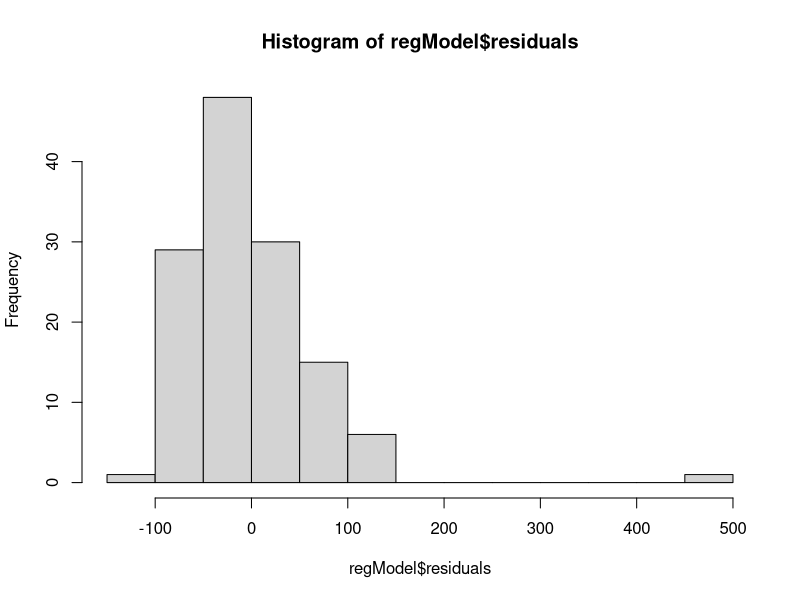
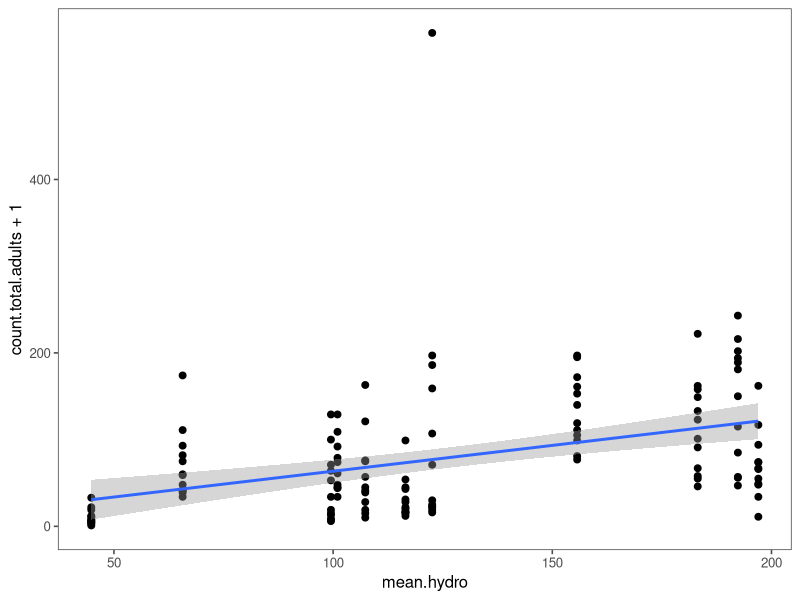
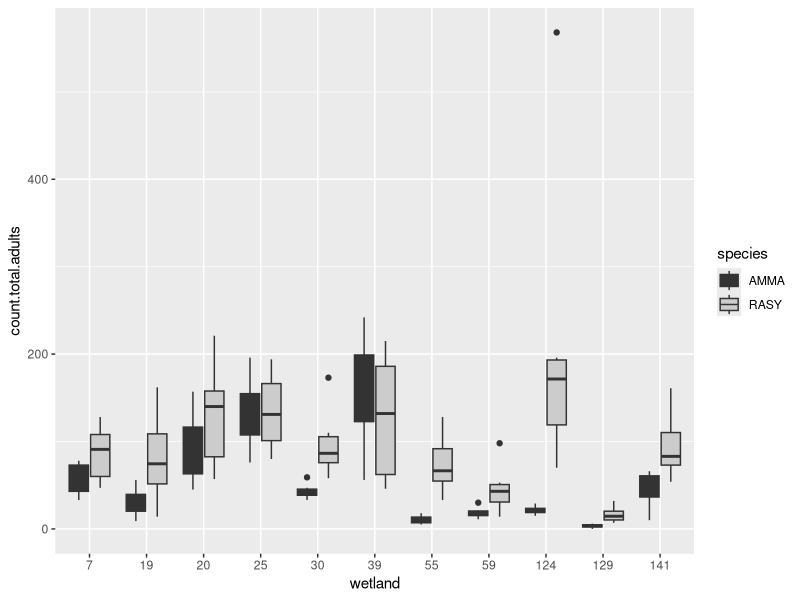
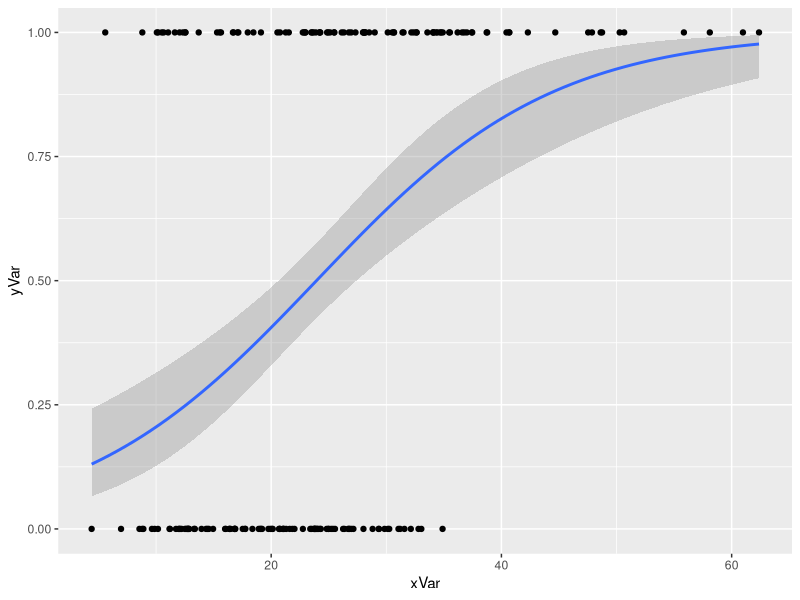
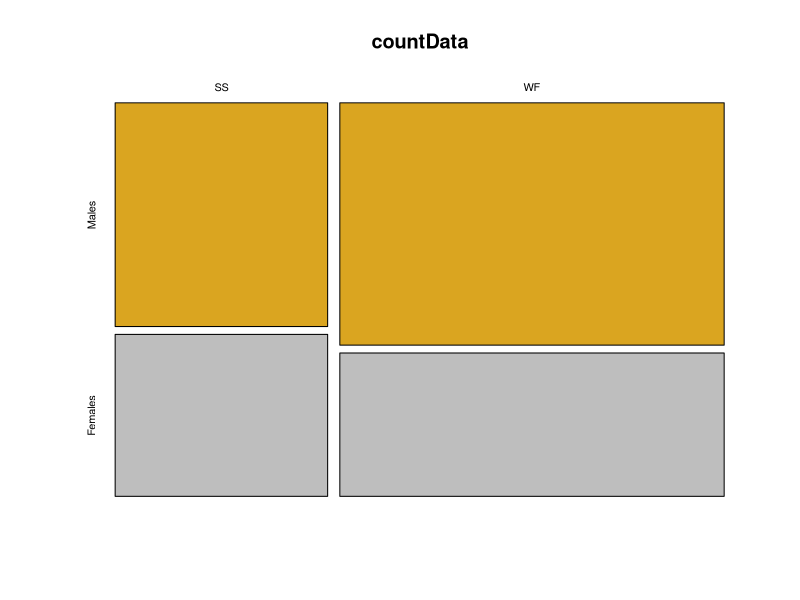
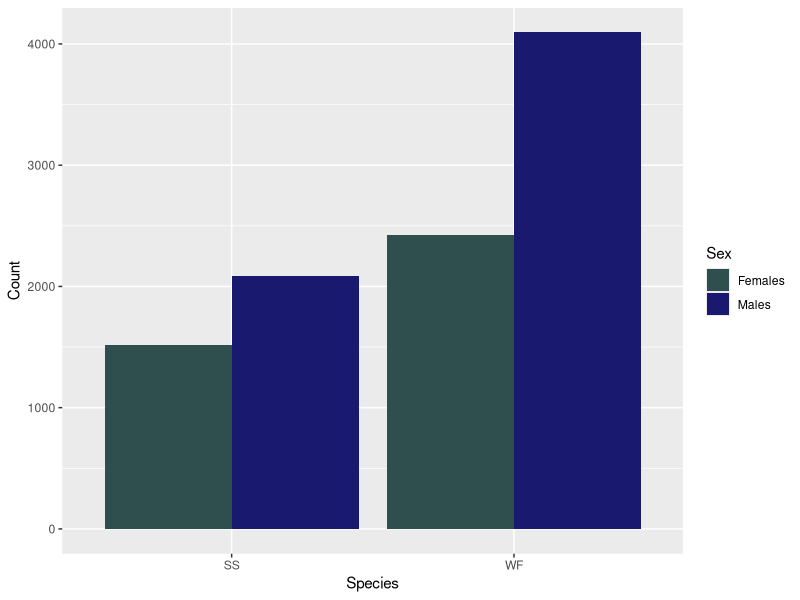
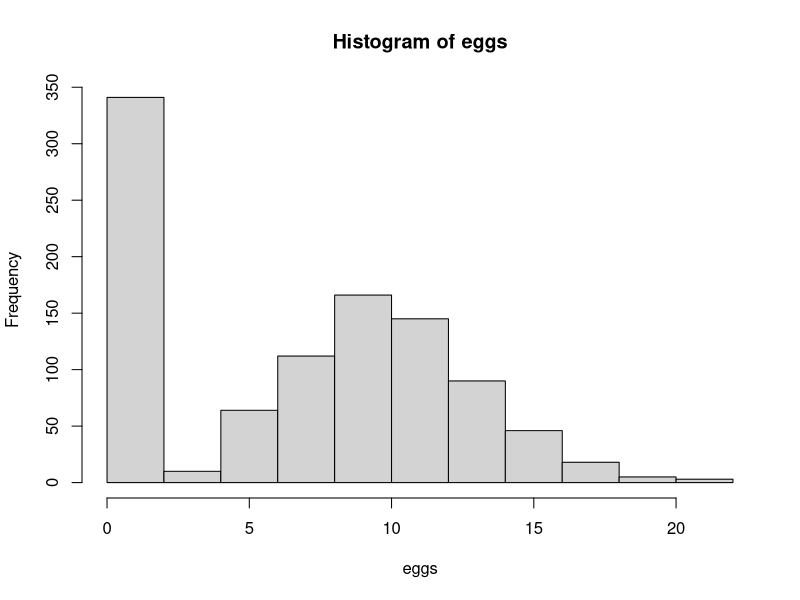

The R source for these figures, in order: (Note: this script raises an error after producing the figures.)
##### Analysis and Control
##### 30 January 2023
##### LVA

dryadData <- read.table(file = "Data/veysey-babbitt_data_amphibians.csv", header = TRUE, sep = ",")

## Set up libraries
library(tidyverse)
library(ggthemes)

### Analyses
### Experimental designs
### independent/explanatory variable (x-axis) vs dependent/response variable (y axis)
### continuous (range of numbers: height, weight, temperature) vs discrete/categorical variables (categories: species, treatment, site)

### basic linear regression anylsis (2 continuous variables)
## Is there a relationship between the mean pool hydroperiod and the number of breeding frogs
## y ~ x
regModel <- lm(count.total.adults ~ mean.hydro, data = dryadData)
print(regModel)
summary(regModel)
hist(regModel$residuals)
summary(regModel)$"r.squared"
summary(regModel)[["r.squared"]]

#View(summmary(regModel))

regPlot <- ggplot(dryadData, aes(x = mean.hydro, y = count.total.adults + 1)) +
  geom_point(size = 2) +
  stat_smooth(method = "lm", se = 0.99)

regPlot + theme_few()

### Basic ANOVA
### Was there a statistically significant difference in the number of adults among wetlands?
#y~x
ANOmodel <- aov(count.total.adults ~ factor(wetland), data = dryadData)
summary(ANOmodel)

dryadData %>%
  group_by(factor(wetland)) %>%
  summarize(avgHydro = mean(count.total.adults, na.rm = TRUE), N = n())

### Boxplot
dryadData$wetland <- factor(dryadData$wetland)
class(dryadData$wetland)
ANOplot2 <- ggplot(dryadData, aes(x = wetland, y = count.total.adults, fill = species)) +
  geom_boxplot() +
  scale_fill_grey()
ANOplot2
##ggsave(file = "SpeciesBoxplots.pdf", plot = ANOplot2, device = "pdf")

### Logistic regression
## Data frame
# gamma probilities - continuous variables that are always positive and have a skewed distribution
xVar <- sort(rgamma(n = 200, shape = 5, scale = 5))
yVar <- sample(rep(c(1,0), each = 100), prob = seq_len(200))
logRegData <- data.frame(xVar, yVar)

### Logistic regression Analysis
logRegModel <- glm(yVar ~ xVar,
                   data = logRegData,
                   family = binomial (link = logit))
summary(logRegModel)

logRegPlot <- ggplot(data = logRegData,
                     aes(x = xVar, y = yVar)) +
  geom_point() +
  stat_smooth(method = "glm", method.args = list(family = binomial))
logRegPlot

### Contingency table (chi=squared) Analysis
### Are there differences in counts of males and females between species
countData <- dryadData %>%
  group_by(species) %>%
  summarize(Males = sum(No.males, na.rm = T), Females = sum(No.females, na.rm = T)) %>%
  select(-species) %>%
  as.matrix()
countData

row.names(countData) = c("SS", "WF")

## chi-squared
testResults <- chisq.test(countData)
testResults$residuals #tells you value compared to expected 


#### mosaic plot (base R)
mosaicplot(x=countData,
           col=c("goldenrod", "grey"),
           shade = FALSE)

### bar plot 

countDataLong <- countData %>%
  as_tibble() %>%
  mutate(Species = c(rownames(countData))) %>% ##makes species a column instead of row titles
  pivot_longer(cols = Males:Females, names_to = "Sex", values_to = "Count")

### plot bar graph
ggplot(countDataLong, aes(x=Species, y=Count, fill=Sex)) +
  geom_bar(stat = "identity", position = "dodge") +
  scale_fill_manual(values = c("darkslategrey", "midnightblue"))

####################################################################
#### Control Structures

# if and ifelse statements

###### if statement
#### if (condition) {expression 1} else {expression 2}

#### if (condition1) {expression 1} else
#### if (condition2) {expression 2} else {expression 3}
### if any final unspecified else captures the rest of (unspecified) conditions
# else must appear on the same line as the expression
# use it for single values
z <-  signif(runif(1), digits = 2)
#z > 0.1

### use {} or not
if (z > 0.8) {cat(z, "is a large number", "\n")} else
  if (z < 0.2) {cat(z, "is a small number", "\n")} else
  {cat(z, "is a number of typical size", "\n")
    cat("z^2", z^2, "\n")}

#### ifelse to fill vecotrss
### ifelse(condition, yes, no)
#### insect population where females lay 10.2 eggs on average, follows Poisson distribution (discrete probability distribution showing the likely number of time an event will occur). 35% parasitism where no eggs are laid. Let's make a distribution for 1000 individuals
tester <- runif(1000)
eggs <- ifelse(tester > 0.35, rpois(n = 1000, lambda = 10.2), 0)
hist(eggs)

#### vecotr of p-values from a simulation and we want to create a vector to highlight the significant ones for plotting
pVals <- runif(1000)
z <-  ifelse(pVals <= 0.025, "lowerTail", "nonSig")
z
z[pVals >= 0.975] <- "upperTail"
table(z)

###### for loops
#### workhorse function for doing repetitive tasks
### universal in all computer languages
### Controversial in R
#### - often unnecessary (vectoriation in R)
#### - ery slow with certain operation
#### - family of applied functions

#### Anatomy of for loop
### for(variable in sequence){ #starts loop
#body of the for loop
#}
# var is a counter variable that holds the current value of the loop
# sequence is an integer vector that defines start/end of loop

for(i in 1:5){
  cat("stuck in a loop", i, "\n")
  cat(3+2, "\n")
  cat(3 + i, "\n")
}
print(i)

my_dogs <- c("chow", "akita", "malamute", "husky", "samoyed")
for(i in 1:length(my_dogs)){
    cat("i=", i, "my_dogs[i]", my_dogs[i], "\n")
}

#### use double for loops

## loop over rows
m <- matrix(round(runif(20), digits = 2), nrow = 5)

for(i in 1: nrow(m)) {
  m[i,] <- m[i,] = i
}

## loop over columns
m <- matrix(round(runif(20), digits = 2), nrow = 5)

for(j in 1:ncol(m)){
  m[,j] <- m[,j] + j
            }
m

##loop over rows and columns
for(i in 1:nrow(m)){
  for(j in 1:ncol(m)){
    m[i,j] <- m[i,j]  + i + j
  }
}
print(m)


